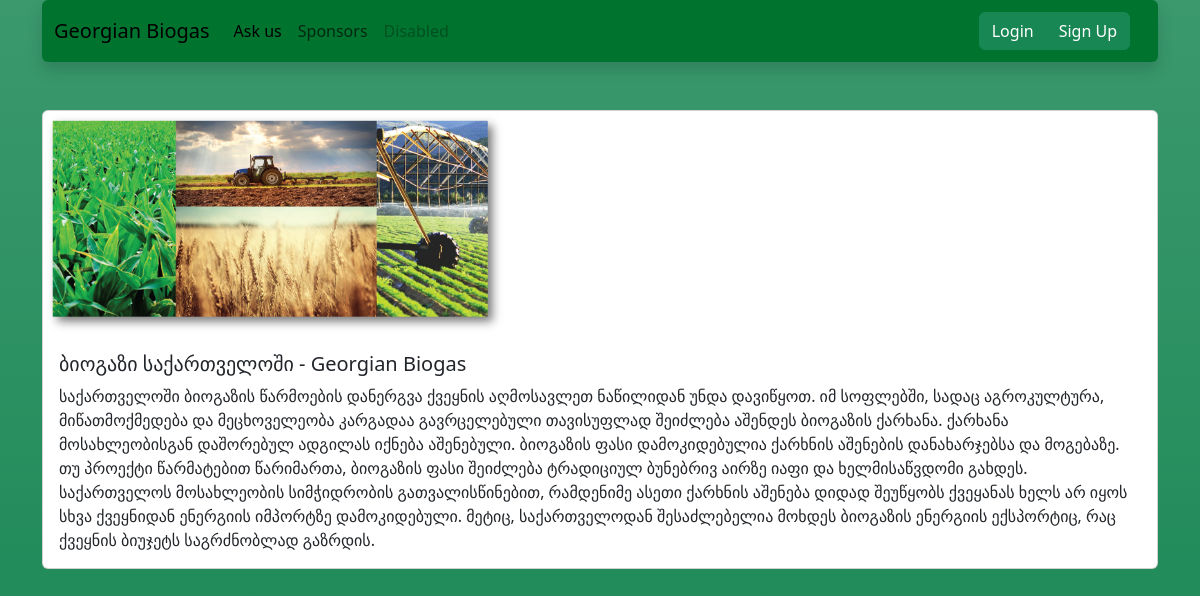
Page /source/4 on the committed database.
### models.py (models this page shows)
class Product(database.Model):
    id = database.Column(database.Integer, primary_key=True)
    name = database.Column(database.String)
    subtext = database.Column(database.String)
    text = database.Column(database.String)
    img = database.Column(database.String)

### routes.py (the view)
@application.route("/source/<int:source_id>")
def view_source(source_id):
    chosen_source = Product.query.get(source_id)
    return render_template("detailed.html", source=chosen_source)

### template/detailed.html
{% extends "base.html" %}
{% block body %}
<div class="container-md">
    <div class="card mb-3 mt-5">
        <img src="/static/{{source.img}}" style="width:29rem" class="card-img-top" alt="...">
        <div class="card-body">
            <h5 class="card-title">{{ source.name }}</h5>
            <p class="card-text">{{ source.text }}</p>
        </div>
    </div>
</div>
{% endblock %}

### rows in the picture
Product: img (picture), name "ბიოგაზი საქართველოში - Georgian Biogas", text "საქართველოში ბიოგაზის წარმოების დანერგვა ქვეყნის აღმოსავლეთ ნაწილიდან უნდა დავიწყოთ. იმ სოფლებში, სადაც აგროკულტურა, მიწათმოქმედება და მეცხოველეობა კარგადაა გავრცელებული თავისუფლად შეიძლება აშენდეს ბიოგაზის ქარხანა. ქარხანა მოსახლეობისგან დაშორებულ ადგილას იქნება აშენებული. ბიოგაზის ფასი დამოკიდებულია ქარხნის აშენების დანახარჯებსა და მოგებაზე. თუ პროექტი წარმატებით წარიმართა, ბიოგაზის ფასი შეიძლება ტრადიციულ ბუნებრივ აირზე იაფი და ხელმისაწვდომი გახდეს. საქართველოს მოსახლეობის სიმჭიდრობის გათვალისწინებით, რამდენიმე ასეთი ქარხნის აშენება დიდად შეუწყობს ქვეყანას ხელს არ იყოს სხვა ქვეყნიდან ენერგიის იმპორტზე დამოკიდებული. მეტიც, საქართველოდან შესაძლებელია მოხდეს ბიოგაზის ენერგიის ექსპორტიც, რაც…"
